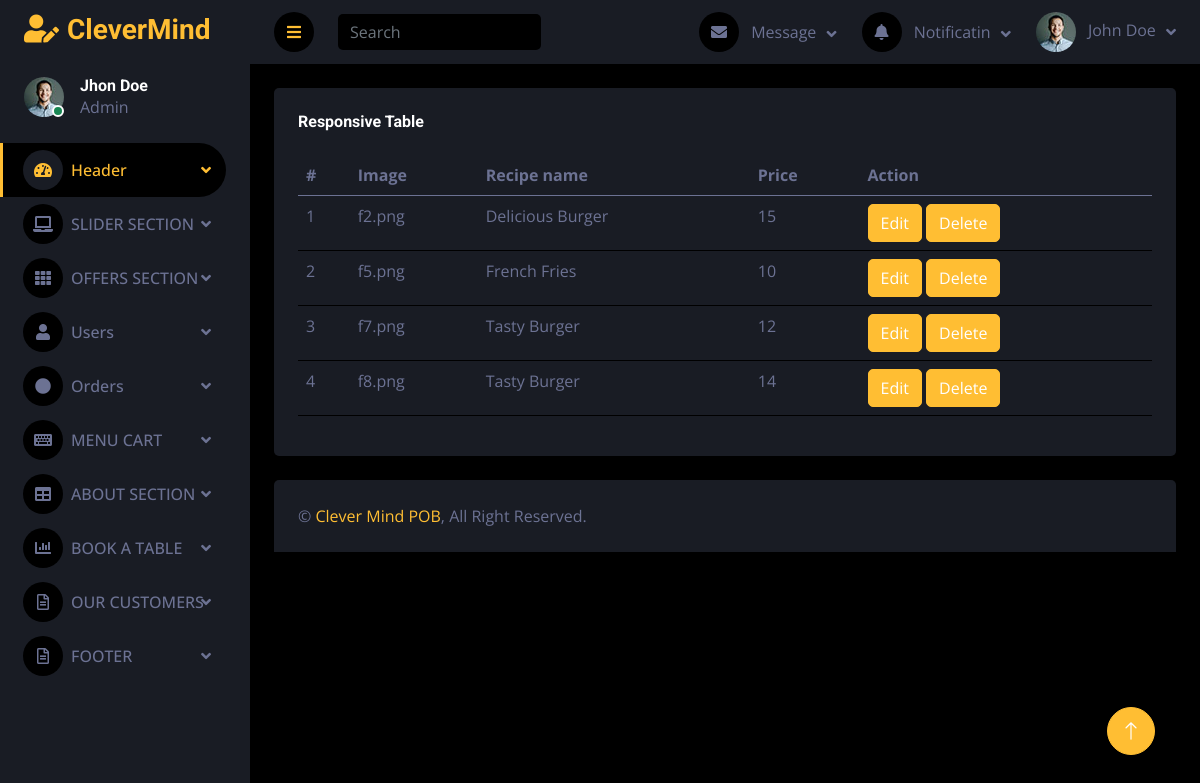
The page /darkpan-1.0.0/view_all_order.php on the database its author committed.
### tables this page shows
CREATE TABLE `add_to_cart` (
  `id` int(250) NOT NULL,
  `image` varchar(250) NOT NULL,
  `recipe_name` varchar(250) NOT NULL,
  `price` varchar(250) NOT NULL
);

### darkpan-1.0.0/view_all_order.php (the view, shortened to what this page needs)
<?php
require_once("conn.php");
?>
<!DOCTYPE html>
<html lang="en">
<head>
    <link href="https://cdnjs.cloudflare.com/ajax/libs/font-awesome/5.10.0/css/all.min.css" rel="stylesheet">
    <link href="https://cdn.jsdelivr.net/npm/bootstrap-icons@1.4.1/font/bootstrap-icons.css" rel="stylesheet">
    <link href="lib/owlcarousel/assets/owl.carousel.min.css" rel="stylesheet">
    <link href="lib/tempusdominus/css/tempusdominus-bootstrap-4.min.css" rel="stylesheet" />
    <link href="css/bootstrap.min.css" rel="stylesheet">
    <link href="css/style.css" rel="stylesheet">
</head>
<body>
    <div class="container-fluid position-relative d-flex p-0">
        <div class="sidebar pe-4 pb-3">
            <nav class="navbar bg-secondary navbar-dark">
                <a href="index.html" class="navbar-brand mx-4 mb-3">
                    <h3 class="text-primary"><i class="fa fa-user-edit me-2"></i>CleverMind</h3>
                </a>
                <div class="d-flex align-items-center ms-4 mb-4">
                    <div class="position-relative">
                        <img class="rounded-circle" src="img/user.jpg" alt="" style="width: 40px; height: 40px;">
                        <div class="bg-success rounded-circle border border-2 border-white position-absolute end-0 bottom-0 p-1"></div>
                    </div>
                    <div class="ms-3">
                        <h6 class="mb-0">Jhon Doe</h6>
                        <span>Admin</span>
                    </div>
                </div>
                <div class="navbar-nav w-100">
                <div class="nav-item dropdown">
                    <a href="index.html" class="nav-link dropdown-toggle active" data-bs-toggle="dropdown"><i class="fa fa-tachometer-alt me-2"></i>Header</a>
                </div>
                <div class="nav-item dropdown">
                    <a href="#" class="nav-link dropdown-toggle" data-bs-toggle="dropdown"><i class="fa fa-laptop me-2"></i>SLIDER SECTION</a>
                </div>
                <div class="nav-item dropdown">
                    <a href="widget.html" class="nav-link dropdown-toggle " data-bs-toggle="dropdown"><i class="fa fa-th me-2"></i>OFFERS SECTION</a>
                </div>
                <div class="nav-item dropdown">
                    <a href="widget.html" class="nav-link dropdown-toggle " data-bs-toggle="dropdown"><i class="fa fa-user me-2"></i>Users</a>
                </div>
                <div class="nav-item dropdown">
                    <a href="widget.html" class="nav-link dropdown-toggle " data-bs-toggle="dropdown"><i class="fa fa-circle me-2"></i>Orders</a>
                </div>
                <div class="nav-item dropdown">
                    <a href="form.html" class="nav-link dropdown-toggle " data-bs-toggle="dropdown"><i class="fa fa-keyboard me-2"></i>MENU CART</a>
                </div>
                <div class="nav-item dropdown">
                    <a href="table.html" class="nav-link dropdown-toggle " data-bs-toggle="dropdown"><i class="fa fa-table me-2"></i>ABOUT SECTION</a>
                </div>
                <div class="nav-item dropdown">
                    <a href="chart.html" class="nav-link dropdown-toggle " data-bs-toggle="dropdown"><i class="fa fa-chart-bar me-2"></i>BOOK A TABLE</a>
                </div>
                <div class="nav-item dropdown">
                    <a href="#" class="nav-link dropdown-toggle" data-bs-toggle="dropdown"><i class="far fa-file-alt me-2"></i>OUR CUSTOMERS</a>
                </div>
                <div class="nav-item dropdown">
                    <a href="#" class="nav-link dropdown-toggle" data-bs-toggle="dropdown"><i class="far fa-file-alt me-2"></i>FOOTER</a>
                </div>
            </div>
            </nav>
        </div>
        <div class="content">
            <nav class="navbar navbar-expand bg-secondary navbar-dark sticky-top px-4 py-0">
                <a href="#" class="sidebar-toggler flex-shrink-0">
                    <i class="fa fa-bars"></i>
                </a>
                <form class="d-none d-md-flex ms-4">
                    <input class="form-control bg-dark border-0" type="search" placeholder="Search">
                </form>
                <div class="navbar-nav align-items-center ms-auto">
                    <div class="nav-item dropdown">
                        <a href="#" class="nav-link dropdown-toggle" data-bs-toggle="dropdown">
                            <i class="fa fa-envelope me-lg-2"></i>
                            <span class="d-none d-lg-inline-flex">Message</span>
                        </a>
                    </div>
                    <div class="nav-item dropdown">
                        <a href="#" class="nav-link dropdown-toggle" data-bs-toggle="dropdown">
                            <i class="fa fa-bell me-lg-2"></i>
                            <span class="d-none d-lg-inline-flex">Notificatin</span>
                        </a>
                    </div>
                    <div class="nav-item dropdown">
                        <a href="#" class="nav-link dropdown-toggle" data-bs-toggle="dropdown">
                            <img class="rounded-circle me-lg-2" src="img/user.jpg" alt="" style="width: 40px; height: 40px;">
                            <span class="d-none d-lg-inline-flex">John Doe</span>
                        </a>
                    </div>
                </div>
            </nav>
            <div class="container-fluid pt-4 px-4">
                <div class="row g-4">
                    <div class="col-12">
                        <div class="bg-secondary rounded h-100 p-4">
                            <h6 class="mb-4">Responsive Table</h6>
                            <div class="table-responsive">
                            <table class="table">
                                    <thead>
                                       <tr>
                                          <th>#</th>
                                          <th>Image</th>
                                          <th>Recipe name</th>
                                          <th>Price</th>
                                          <th>Action</th>
                                       </tr>
                                    </thead>
                                    <tbody>
                                    <?php
                                       $sql = "SELECT * FROM add_to_cart ";
                                       $result = mysqli_query($conn, $sql);
                                       $countRow = mysqli_num_rows($result);
                                       if ($countRow > 0) {
                                          $i = 1;
                                          while ($row = mysqli_fetch_assoc($result)) {
                                             echo "
                                             <tr>
                                             <td>{$i}</td>
                                             <td>{$row['image']}</td>
                                             <td>{$row['recipe_name']}</td>
                                             <td>{$row['price']}</td>
                                             <td>
                                             <a href='add_new_order.php?edit={$row['id']}'>
                                             <button data-toggle='tooltip' title='Edit' class='btn btn-primary mr-2'>
                                             Edit
                                             </button>
                                             </a>
                                             <a href='view_all_order.php?delete={$row['id']}'>
                                             <button data-toggle='tooltip' title='Trash' class='btn btn-primary mr-2'>
                                             Delete
                                             </button>
                                             </a>
                                             </td>
                                             </tr>
                                             ";
                                             $i++;
                                          }
                                       }
                                       ?>
                                    </tbody>
                                </table>
                            </div>
                        </div>
                    </div>
                </div>
            </div>
            <div class="container-fluid pt-4 px-4">
                <div class="bg-secondary rounded-top p-4">
                    <div class="row">
                        <div class="col-12 col-sm-6 text-center text-sm-start">
                            &copy; <a href="#">Clever Mind POB</a>, All Right Reserved.
                        </div>
                    </div>
                </div>
            </div>
        </div>
        <a href="#" class="btn btn-lg btn-primary btn-lg-square back-to-top"><i class="bi bi-arrow-up"></i></a>
    </div>
</body>
</html>

### darkpan-1.0.0/css/style.css (style rules this page uses)
:root { --primary: #ffbe33; --secondary: #191C24; --light: #6C7293; --dark: #000000; }
.back-to-top { position: fixed; display: none; right: 45px; bottom: 45px; z-index: 99; }
.btn { transition: .5s; }
.btn-lg-square { width: 48px; height: 48px; }
.btn-square, .btn-sm-square, .btn-lg-square { padding: 0; display: inline-flex; align-items: center; justify-content: center; font-weight: normal; border-radius: 50px; }
.sidebar { position: fixed; top: 0; left: 0; bottom: 0; width: 250px; height: 100vh; overflow-y: auto; background: var(--secondary); transition: 0.5s; z-index: 999; }
.content { margin-left: 250px; min-height: 100vh; background: var(--dark); transition: 0.5s; }
@media (min-width: 992px) { .sidebar { margin-left: 0; } }
@media (min-width: 992px) { .content { width: calc(100% - 250px); } }
.sidebar .navbar .navbar-nav .nav-link { padding: 7px 20px; color: var(--light); font-weight: 500; border-left: 3px solid var(--secondary); border-radius: 0 30px 30px 0; outline: none; }
.sidebar .navbar .navbar-nav .nav-link:hover, .sidebar .navbar .navbar-nav .nav-link.active { color: var(--primary); background: var(--dark); border-color: var(--primary); }
.sidebar .navbar .navbar-nav .nav-link i { width: 40px; height: 40px; display: inline-flex; align-items: center; justify-content: center; background: var(--dark); border-radius: 40px; }
.sidebar .navbar .navbar-nav .nav-link:hover i, .sidebar .navbar .navbar-nav .nav-link.active i { background: var(--secondary); }
.sidebar .navbar .dropdown-toggle::after { position: absolute; top: 15px; right: 15px; border: none; content: "\f107"; font-family: "Font Awesome 5 Free"; font-weight: 900; transition: .5s; }
.content .navbar .navbar-nav .nav-link { margin-left: 25px; padding: 12px 0; color: var(--light); outline: none; }
.content .navbar .sidebar-toggler, .content .navbar .navbar-nav .nav-link i { width: 40px; height: 40px; display: inline-flex; align-items: center; justify-content: center; background: var(--dark); border-radius: 40px; }
.content .navbar .dropdown-toggle::after { margin-left: 6px; vertical-align: middle; border: none; content: "\f107"; font-family: "Font Awesome 5 Free"; font-weight: 900; transition: .5s; }

### rows shown on the page
add_to_cart: image "f2.png", recipe_name "Delicious Burger", price "15"
add_to_cart: image "f5.png", recipe_name "French Fries", price "10"
add_to_cart: image "f7.png", recipe_name "Tasty Burger", price "12"
add_to_cart: image "f8.png", recipe_name "Tasty Burger", price "14"
